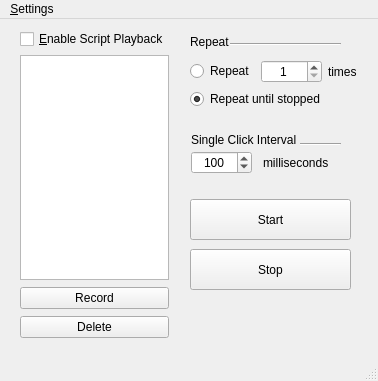
<?xml version="1.0" encoding="UTF-8"?>
<ui version="4.0">
 <class>MainWindow</class>
 <widget class="QMainWindow" name="MainWindow">
  <property name="enabled">
   <bool>true</bool>
  </property>
  <property name="geometry">
   <rect>
    <x>0</x>
    <y>0</y>
    <width>378</width>
    <height>381</height>
   </rect>
  </property>
  <property name="windowTitle">
   <string>MainWindow</string>
  </property>
  <property name="toolButtonStyle">
   <enum>Qt::ToolButtonStyle::ToolButtonIconOnly</enum>
  </property>
  <property name="animated">
   <bool>true</bool>
  </property>
  <property name="documentMode">
   <bool>false</bool>
  </property>
  <widget class="QWidget" name="centralwidget">
   <property name="enabled">
    <bool>true</bool>
   </property>
   <property name="acceptDrops">
    <bool>false</bool>
   </property>
   <widget class="QWidget" name="gridLayoutWidget_2">
    <property name="geometry">
     <rect>
      <x>190</x>
      <y>10</y>
      <width>181</width>
      <height>80</height>
     </rect>
    </property>
    <layout class="QGridLayout" name="repeat_grid">
     <property name="horizontalSpacing">
      <number>6</number>
     </property>
     <item row="1" column="2">
      <widget class="QLabel" name="label_3">
       <property name="text">
        <string>times</string>
       </property>
      </widget>
     </item>
     <item row="0" column="0" colspan="3">
      <widget class="QLabel" name="repeat_label">
       <property name="text">
        <string>Repeat</string>
       </property>
      </widget>
     </item>
     <item row="1" column="1">
      <widget class="QSpinBox" name="repeat_times_input">
       <property name="sizePolicy">
        <sizepolicy hsizetype="Fixed" vsizetype="Fixed">
         <horstretch>0</horstretch>
         <verstretch>0</verstretch>
        </sizepolicy>
       </property>
       <property name="layoutDirection">
        <enum>Qt::LayoutDirection::LeftToRight</enum>
       </property>
       <property name="autoFillBackground">
        <bool>false</bool>
       </property>
       <property name="frame">
        <bool>true</bool>
       </property>
       <property name="alignment">
        <set>Qt::AlignmentFlag::AlignCenter</set>
       </property>
       <property name="accelerated">
        <bool>false</bool>
       </property>
       <property name="minimum">
        <number>1</number>
       </property>
       <property name="maximum">
        <number>10000</number>
       </property>
       <property name="value">
        <number>1</number>
       </property>
      </widget>
     </item>
     <item row="2" column="0" colspan="3">
      <widget class="QRadioButton" name="repeat_stop_radio">
       <property name="text">
        <string>Repeat until stopped</string>
       </property>
       <property name="checked">
        <bool>true</bool>
       </property>
      </widget>
     </item>
     <item row="1" column="0">
      <widget class="QRadioButton" name="repeat_times_radio">
       <property name="text">
        <string>Repeat</string>
       </property>
      </widget>
     </item>
    </layout>
   </widget>
   <widget class="QPushButton" name="start_btn">
    <property name="geometry">
     <rect>
      <x>190</x>
      <y>180</y>
      <width>161</width>
      <height>41</height>
     </rect>
    </property>
    <property name="text">
     <string>Start</string>
    </property>
    <property name="default">
     <bool>false</bool>
    </property>
   </widget>
   <widget class="Line" name="line_3">
    <property name="geometry">
     <rect>
      <x>230</x>
      <y>10</y>
      <width>111</width>
      <height>31</height>
     </rect>
    </property>
    <property name="orientation">
     <enum>Qt::Orientation::Horizontal</enum>
    </property>
   </widget>
   <widget class="QWidget" name="verticalLayoutWidget_2">
    <property name="geometry">
     <rect>
      <x>20</x>
      <y>10</y>
      <width>151</width>
      <height>311</height>
     </rect>
    </property>
    <layout class="QVBoxLayout" name="verticalLayout">
     <item>
      <widget class="QCheckBox" name="enable_script_checkbox">
       <property name="text">
        <string>&amp;Enable Script Playback</string>
       </property>
       <property name="autoRepeat">
        <bool>false</bool>
       </property>
       <property name="tristate">
        <bool>false</bool>
       </property>
      </widget>
     </item>
     <item>
      <widget class="QWidget" name="script_container" native="true">
       <property name="sizePolicy">
        <sizepolicy hsizetype="Minimum" vsizetype="Minimum">
         <horstretch>0</horstretch>
         <verstretch>0</verstretch>
        </sizepolicy>
       </property>
       <property name="maximumSize">
        <size>
         <width>16777215</width>
         <height>16777215</height>
        </size>
       </property>
       <widget class="QWidget" name="layoutWidget">
        <property name="geometry">
         <rect>
          <x>0</x>
          <y>0</y>
          <width>149</width>
          <height>283</height>
         </rect>
        </property>
        <layout class="QVBoxLayout" name="script_func_group">
         <property name="spacing">
          <number>7</number>
         </property>
         <property name="sizeConstraint">
          <enum>QLayout::SizeConstraint::SetMinimumSize</enum>
         </property>
         <item>
          <widget class="CustomListView" name="listView">
           <property name="enabled">
            <bool>true</bool>
           </property>
          </widget>
         </item>
         <item>
          <widget class="QPushButton" name="record_btn">
           <property name="sizePolicy">
            <sizepolicy hsizetype="Minimum" vsizetype="Fixed">
             <horstretch>0</horstretch>
             <verstretch>0</verstretch>
            </sizepolicy>
           </property>
           <property name="autoFillBackground">
            <bool>false</bool>
           </property>
           <property name="text">
            <string>Record</string>
           </property>
           <property name="checkable">
            <bool>false</bool>
           </property>
           <property name="checked">
            <bool>false</bool>
           </property>
           <property name="autoDefault">
            <bool>false</bool>
           </property>
           <property name="default">
            <bool>false</bool>
           </property>
           <property name="flat">
            <bool>false</bool>
           </property>
          </widget>
         </item>
         <item>
          <widget class="QPushButton" name="delete_btn">
           <property name="text">
            <string>Delete</string>
           </property>
          </widget>
         </item>
        </layout>
       </widget>
      </widget>
     </item>
    </layout>
   </widget>
   <widget class="QWidget" name="click_container" native="true">
    <property name="geometry">
     <rect>
      <x>180</x>
      <y>100</y>
      <width>171</width>
      <height>61</height>
     </rect>
    </property>
    <widget class="Line" name="line">
     <property name="geometry">
      <rect>
       <x>120</x>
       <y>10</y>
       <width>41</width>
       <height>31</height>
      </rect>
     </property>
     <property name="orientation">
      <enum>Qt::Orientation::Horizontal</enum>
     </property>
    </widget>
    <widget class="QWidget" name="gridLayoutWidget">
     <property name="geometry">
      <rect>
       <x>0</x>
       <y>10</y>
       <width>162</width>
       <height>45</height>
      </rect>
     </property>
     <layout class="QGridLayout" name="click_grid">
      <property name="sizeConstraint">
       <enum>QLayout::SizeConstraint::SetDefaultConstraint</enum>
      </property>
      <property name="leftMargin">
       <number>0</number>
      </property>
      <property name="spacing">
       <number>0</number>
      </property>
      <item row="1" column="0">
       <widget class="QSpinBox" name="click_time_input">
        <property name="sizePolicy">
         <sizepolicy hsizetype="Fixed" vsizetype="Fixed">
          <horstretch>0</horstretch>
          <verstretch>0</verstretch>
         </sizepolicy>
        </property>
        <property name="layoutDirection">
         <enum>Qt::LayoutDirection::LeftToRight</enum>
        </property>
        <property name="autoFillBackground">
         <bool>false</bool>
        </property>
        <property name="frame">
         <bool>true</bool>
        </property>
        <property name="alignment">
         <set>Qt::AlignmentFlag::AlignCenter</set>
        </property>
        <property name="accelerated">
         <bool>false</bool>
        </property>
        <property name="minimum">
         <number>1</number>
        </property>
        <property name="maximum">
         <number>10000</number>
        </property>
        <property name="value">
         <number>100</number>
        </property>
       </widget>
      </item>
      <item row="1" column="1">
       <widget class="QLabel" name="ms_label">
        <property name="sizePolicy">
         <sizepolicy hsizetype="Fixed" vsizetype="Preferred">
          <horstretch>0</horstretch>
          <verstretch>0</verstretch>
         </sizepolicy>
        </property>
        <property name="text">
         <string>milliseconds</string>
        </property>
        <property name="alignment">
         <set>Qt::AlignmentFlag::AlignLeading|Qt::AlignmentFlag::AlignLeft|Qt::AlignmentFlag::AlignVCenter</set>
        </property>
       </widget>
      </item>
      <item row="0" column="0" colspan="2">
       <widget class="QLabel" name="click_label">
        <property name="enabled">
         <bool>true</bool>
        </property>
        <property name="frameShape">
         <enum>QFrame::Shape::NoFrame</enum>
        </property>
        <property name="text">
         <string>Single Click Interval</string>
        </property>
        <property name="scaledContents">
         <bool>false</bool>
        </property>
        <property name="alignment">
         <set>Qt::AlignmentFlag::AlignLeading|Qt::AlignmentFlag::AlignLeft|Qt::AlignmentFlag::AlignVCenter</set>
        </property>
       </widget>
      </item>
     </layout>
    </widget>
   </widget>
   <widget class="QPushButton" name="stop_btn">
    <property name="geometry">
     <rect>
      <x>190</x>
      <y>230</y>
      <width>161</width>
      <height>41</height>
     </rect>
    </property>
    <property name="text">
     <string>Stop</string>
    </property>
    <property name="default">
     <bool>false</bool>
    </property>
   </widget>
  </widget>
  <widget class="QMenuBar" name="menubar">
   <property name="geometry">
    <rect>
     <x>0</x>
     <y>0</y>
     <width>378</width>
     <height>22</height>
    </rect>
   </property>
   <widget class="QMenu" name="menusettins">
    <property name="title">
     <string>&amp;Settings</string>
    </property>
    <addaction name="actionHotkey"/>
    <addaction name="actionPl_ayback_config"/>
   </widget>
   <addaction name="menusettins"/>
  </widget>
  <widget class="QStatusBar" name="statusbar"/>
  <action name="actionHotkey">
   <property name="text">
    <string>Hotk&amp;ey config</string>
   </property>
  </action>
  <action name="actionDelay">
   <property name="checkable">
    <bool>true</bool>
   </property>
   <property name="text">
    <string>&amp;Delay</string>
   </property>
  </action>
  <action name="actionMouse_Move">
   <property name="checkable">
    <bool>true</bool>
   </property>
   <property name="text">
    <string>&amp;Mouse Move</string>
   </property>
  </action>
  <action name="actionPlay_Mouse_Move">
   <property name="checkable">
    <bool>true</bool>
   </property>
   <property name="checked">
    <bool>true</bool>
   </property>
   <property name="text">
    <string>Play &amp;Mouse Move</string>
   </property>
  </action>
  <action name="actionSpeed">
   <property name="checkable">
    <bool>false</bool>
   </property>
   <property name="text">
    <string>&amp;Speed</string>
   </property>
  </action>
  <action name="actionPl_ayback_config">
   <property name="text">
    <string>Pl&amp;ayback config</string>
   </property>
  </action>
 </widget>
 <customwidgets>
  <customwidget>
   <class>CustomListView</class>
   <extends>QListView</extends>
   <header>model_view</header>
  </customwidget>
 </customwidgets>
 <resources/>
 <connections/>
</ui>
